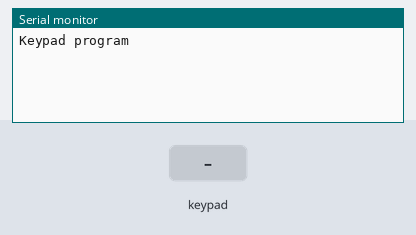
A sketch run on a simulated Arduino Uno, built with avr-gcc and run on an emulated ATmega328P. On the bench: the last lines printed to the serial monitor. Inputs (shaded band) come from the test bench.

Above: at 1.2 s.
1.3 s: key '1' pressed
At 2.3 s:
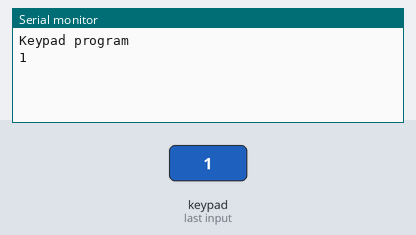
2.8 s: keypad keys 1 1 1 0 9 8 # pressed 0.4 s apart
At 6.7 s:
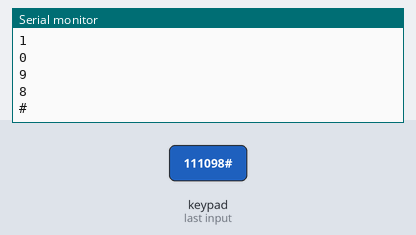
7.1 s: key 'A' pressed
At 8.1 s:
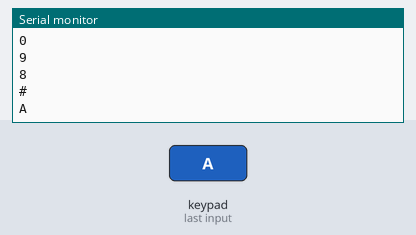
8.6 s: keypad keys 1 1 1 0 9 8 * pressed 0.4 s apart
At 12.0 s:
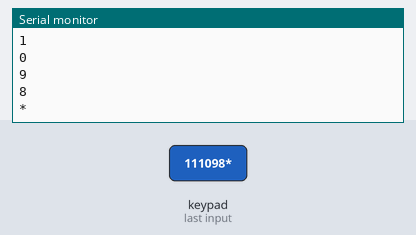
12.9 s: key 'B' pressed
At 13.7 s:
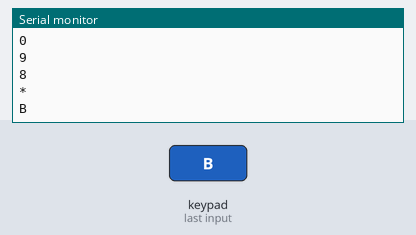
14.4 s: keypad keys 1 1 1 0 9 8 D pressed 0.4 s apart
At 17.6 s:
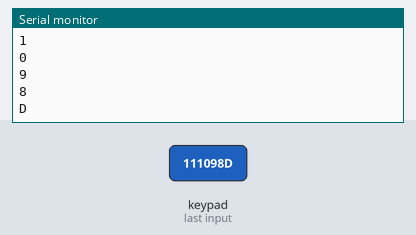
Timing chart, 0 to 19.1 s (numbered marks = the images above; inputs shaded):
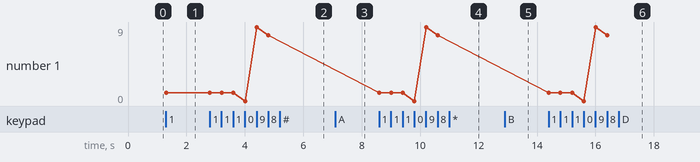

The sketch:

e4.ino
```cpp
// (C) Anton Golubenko, Aditya Khadkikar, Akuien Deng - Group: 27
// Work package 3
// Exercise 4
// Submission code: 2D8UPPE (provided by your TA-s)

#include <Keypad.h> // adding the Keypad value in order to perform keypad functions

// C++ code

const byte row = 4; // define row size of 4
const byte column = 4; // define column size of 4

byte row_pins[row] = {11, 10, 9, 8}; // define pins for rows of keypad
byte column_pins[column] = {7, 6, 5, 4}; // define pins for columns of keypad

char keys[row][column] = { // create a matrix of keypad characters, where rows and columns are size of 4
  {'1', '2', '3', 'A'},
  {'4', '5', '6', 'B'},
  {'7','8', '9', 'C'},
  {'*', '0', '#', 'D'}
};

Keypad keypad = Keypad(makeKeymap(keys), row_pins, column_pins, row, column); // create an instance of a keypad library, map the keys out of the keys matrix, set row pins and column pins, and set size of columns and rows to 4 each.

void setup()
{
  Serial.begin(9600); // start the serial
  Serial.println("Keypad program"); // print out this statement in the beginning of the program.

}

void loop()
{
  char key_value = keypad.getKey(); // store the value of an input from the keypad in a char value of key_value

  if(key_value) { // if a key has been pressed
    Serial.println(key_value); // print out the key that was pressed
  }
}
```

Measured:
- after the input at 1.3 s, the serial monitor: prints a new line at once (image 1)
- after the input at 2.8 s, the serial monitor: prints a new line after 1.2 s (image 2)
- after the input at 7.1 s, the serial monitor: prints a new line at once (image 3)
- after the input at 8.6 s, the serial monitor: prints a new line at once (image 4)
- after the input at 12.9 s, the serial monitor: prints a new line at once (image 5)
- after the input at 14.4 s, the serial monitor: prints a new line at once (image 6)
- plotted number 1: 1 → 8 after the input at 2.8 s
